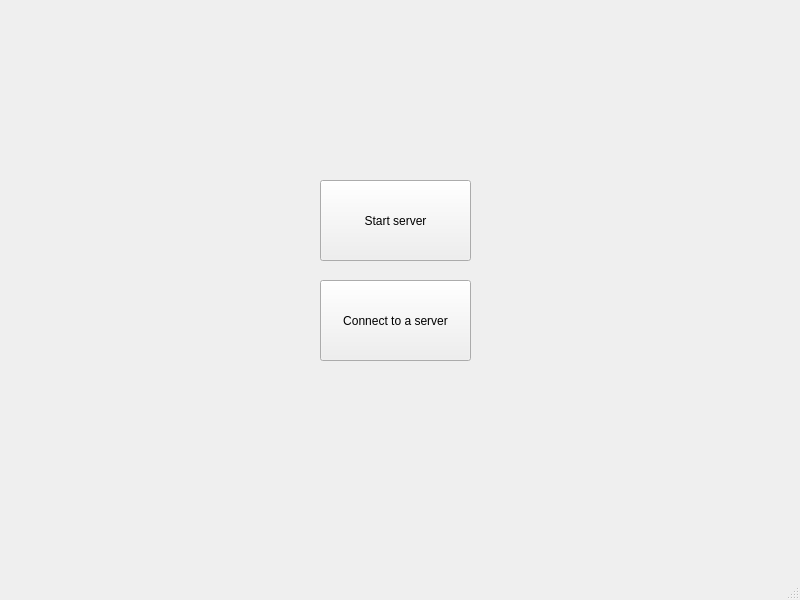
<?xml version="1.0" encoding="UTF-8"?>
<ui version="4.0">
 <class>MainWindow</class>
 <widget class="QMainWindow" name="MainWindow">
  <property name="geometry">
   <rect>
    <x>0</x>
    <y>0</y>
    <width>800</width>
    <height>600</height>
   </rect>
  </property>
  <property name="windowTitle">
   <string>PC Remote Control</string>
  </property>
  <widget class="QWidget" name="centralwidget">
   <widget class="QPushButton" name="pushButton">
    <property name="geometry">
     <rect>
      <x>320</x>
      <y>180</y>
      <width>151</width>
      <height>81</height>
     </rect>
    </property>
    <property name="text">
     <string>Start server</string>
    </property>
   </widget>
   <widget class="QPushButton" name="pushButton_2">
    <property name="geometry">
     <rect>
      <x>320</x>
      <y>280</y>
      <width>151</width>
      <height>81</height>
     </rect>
    </property>
    <property name="text">
     <string>Connect to a server</string>
    </property>
   </widget>
  </widget>
  <widget class="QMenuBar" name="menubar">
   <property name="geometry">
    <rect>
     <x>0</x>
     <y>0</y>
     <width>800</width>
     <height>25</height>
    </rect>
   </property>
  </widget>
  <widget class="QStatusBar" name="statusbar"/>
 </widget>
 <resources/>
 <connections/>
</ui>
